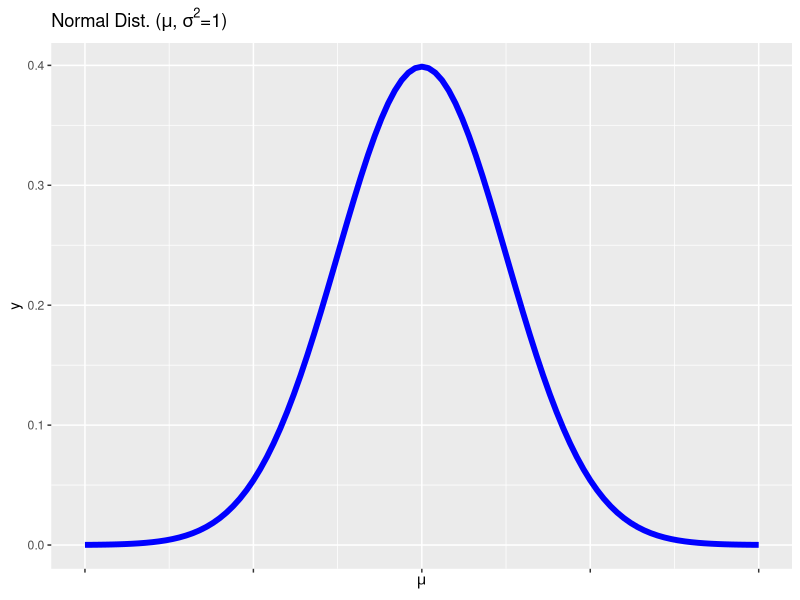

Reproduce this figure in R.
require(ggplot2)
# Normal
ggplot(NULL, aes(xmin = -4, xmax = 4)) +
  stat_function(fun = dnorm,
                args = list(mean = 0, sd = 1),
                lwd = 2, col = 'blue') +
  xlab("x") +
  scale_x_continuous(bquote(mu),
                     labels=NULL) +
  ggtitle(bquote(paste('Normal Dist. (', mu, ', ', sigma^2, '=1)')))